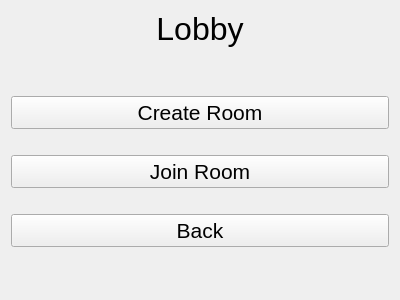
<?xml version="1.0" encoding="UTF-8"?>
<ui version="4.0">
 <class>LobbyPage</class>
 <widget class="QWidget" name="LobbyPage">
  <property name="geometry">
   <rect>
    <x>0</x>
    <y>0</y>
    <width>400</width>
    <height>300</height>
   </rect>
  </property>
  <property name="windowTitle">
   <string>Form</string>
  </property>
  <layout class="QGridLayout" name="gridLayout">
   <item row="1" column="0">
    <spacer name="verticalSpacer">
     <property name="orientation">
      <enum>Qt::Orientation::Vertical</enum>
     </property>
     <property name="sizeHint" stdset="0">
      <size>
       <width>20</width>
       <height>40</height>
      </size>
     </property>
    </spacer>
   </item>
   <item row="4" column="0">
    <widget class="QPushButton" name="pushButton_join_room">
     <property name="font">
      <font>
       <pointsize>16</pointsize>
      </font>
     </property>
     <property name="text">
      <string>Join Room</string>
     </property>
    </widget>
   </item>
   <item row="6" column="0">
    <widget class="QPushButton" name="pushButton_back">
     <property name="font">
      <font>
       <pointsize>16</pointsize>
      </font>
     </property>
     <property name="text">
      <string>Back</string>
     </property>
    </widget>
   </item>
   <item row="0" column="0">
    <widget class="QLabel" name="label_lobby">
     <property name="font">
      <font>
       <pointsize>24</pointsize>
      </font>
     </property>
     <property name="text">
      <string>Lobby</string>
     </property>
     <property name="alignment">
      <set>Qt::AlignmentFlag::AlignCenter</set>
     </property>
    </widget>
   </item>
   <item row="7" column="0">
    <spacer name="verticalSpacer_2">
     <property name="orientation">
      <enum>Qt::Orientation::Vertical</enum>
     </property>
     <property name="sizeHint" stdset="0">
      <size>
       <width>20</width>
       <height>40</height>
      </size>
     </property>
    </spacer>
   </item>
   <item row="2" column="0">
    <widget class="QPushButton" name="pushButton_create_room">
     <property name="font">
      <font>
       <pointsize>16</pointsize>
      </font>
     </property>
     <property name="text">
      <string>Create Room</string>
     </property>
    </widget>
   </item>
   <item row="3" column="0">
    <spacer name="verticalSpacer_3">
     <property name="orientation">
      <enum>Qt::Orientation::Vertical</enum>
     </property>
     <property name="sizeType">
      <enum>QSizePolicy::Policy::Fixed</enum>
     </property>
     <property name="sizeHint" stdset="0">
      <size>
       <width>20</width>
       <height>20</height>
      </size>
     </property>
    </spacer>
   </item>
   <item row="5" column="0">
    <spacer name="verticalSpacer_4">
     <property name="orientation">
      <enum>Qt::Orientation::Vertical</enum>
     </property>
     <property name="sizeType">
      <enum>QSizePolicy::Policy::Fixed</enum>
     </property>
     <property name="sizeHint" stdset="0">
      <size>
       <width>20</width>
       <height>20</height>
      </size>
     </property>
    </spacer>
   </item>
  </layout>
 </widget>
 <resources/>
 <connections/>
</ui>
